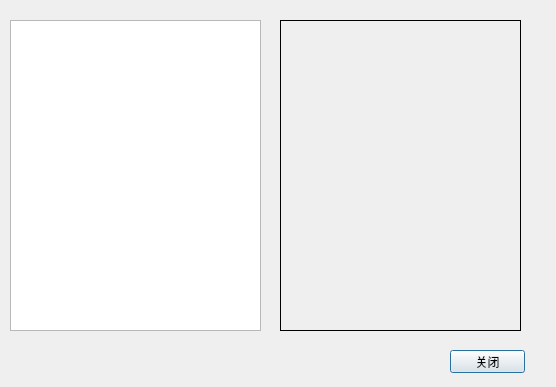
<?xml version="1.0" encoding="UTF-8"?>
<ui version="4.0">
 <class>SetupManagerDialog</class>
 <widget class="QDialog" name="SetupManagerDialog">
  <property name="geometry">
   <rect>
    <x>0</x>
    <y>0</y>
    <width>556</width>
    <height>387</height>
   </rect>
  </property>
  <property name="windowTitle">
   <string>浏览Setups</string>
  </property>
  <widget class="QListWidget" name="listWidgetSetups">
   <property name="geometry">
    <rect>
     <x>10</x>
     <y>20</y>
     <width>251</width>
     <height>311</height>
    </rect>
   </property>
  </widget>
  <widget class="QLabel" name="labelSetupInfo">
   <property name="geometry">
    <rect>
     <x>280</x>
     <y>20</y>
     <width>241</width>
     <height>311</height>
    </rect>
   </property>
   <property name="frameShape">
    <enum>QFrame::Box</enum>
   </property>
   <property name="text">
    <string/>
   </property>
   <property name="alignment">
    <set>Qt::AlignLeading|Qt::AlignLeft|Qt::AlignTop</set>
   </property>
  </widget>
  <widget class="QPushButton" name="pushButtonClose">
   <property name="geometry">
    <rect>
     <x>450</x>
     <y>350</y>
     <width>75</width>
     <height>23</height>
    </rect>
   </property>
   <property name="text">
    <string>关闭</string>
   </property>
  </widget>
 </widget>
 <resources/>
 <connections/>
</ui>
